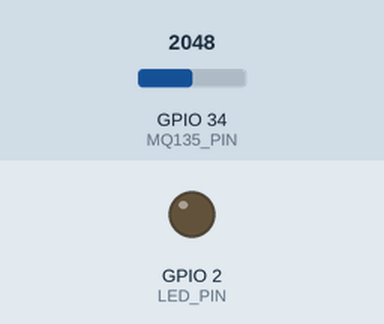
This sketch was run on a simulated ESP32. Parts: output pins drawn as LEDs (lit = HIGH). Dashed ring = blinking. The inputs (shaded band) are chosen by the test bench; at power-on: GPIO 34 (MQ135_PIN) = 2048 (analog values on the 0–4095 scale). WiFi joins after 1.5 s; servers stay silent unless stated; web services answer with replies made up by the test bench; what the sketch prints to the serial monitor is not drawn.

Above: at 0.0 s.
At 2.9 s:
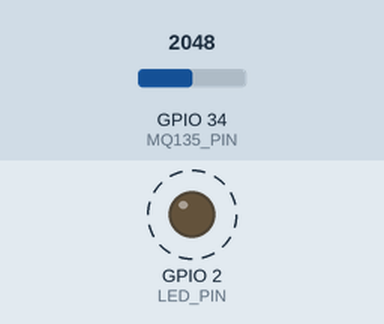
3.0 s: GPIO 34 (MQ135_PIN) set to 1973
8.2 s: GPIO 34 (MQ135_PIN) set to 1030
11.7 s: GPIO 34 (MQ135_PIN) set to 960
Timing chart, 0 to 22.2 s (numbered marks = the images above; inputs shaded):
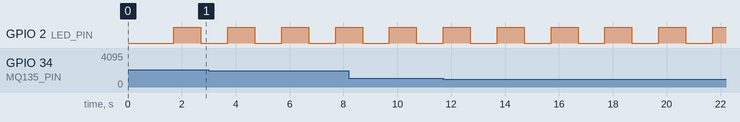

The sketch:

RTOS.ino
```cpp
// Esteban Bernal, Juliana Jiménez, Brian Mendez, Eduardo Meriño y Zharick Mora.
#include <WiFi.h>
#include <HTTPClient.h>


const char* ssid = "ZonaEBC";
const char* password = "123456789";


String apiKey = "BR4UBPMLRJO7QXTT";
const char* server = "http://api.thingspeak.com/update";


#define MQ135_PIN 34
#define LED_PIN 2


int lastADC = 0;
float lastVoltage = 0.0;


void TaskBlink(void *pvParameters) {
  pinMode(LED_PIN, OUTPUT);
  while (true) {
    digitalWrite(LED_PIN, !digitalRead(LED_PIN));
    vTaskDelay(1000 / portTICK_PERIOD_MS);  // 1 s
  }
}


void TaskReadMQ135(void *pvParameters) {
  analogReadResolution(12);
  while (true) {
    int adcValue = analogRead(MQ135_PIN);
    float voltage = adcValue * (3.3 / 4095.0);

    lastADC = adcValue;
    lastVoltage = voltage;

    char airQuality[20];
    if (adcValue < 1000) strcpy(airQuality, "Aire BUENO");
    else if (adcValue < 2000) strcpy(airQuality, "Aire REGULAR");
    else strcpy(airQuality, "Aire MALO");

    Serial.printf("MQ135 -> ADC: %d | Voltaje: %.2f V | Estado: %s\n",
                  adcValue, voltage, airQuality);

    vTaskDelay(2000 / portTICK_PERIOD_MS);  // 2 s
  }
}


void TaskSendThingSpeak(void *pvParameters) {
  while (true) {
    if (WiFi.status() == WL_CONNECTED) {
      HTTPClient http;
      String url = String(server) + "?api_key=" + apiKey +
                   "&field1=" + String(lastADC) +
                   "&field2=" + String(lastVoltage, 2);

      http.begin(url);
      int httpCode = http.GET();
      if (httpCode > 0) {
        Serial.printf("ThingSpeak HTTP: %d\n", httpCode);
      } else {
        Serial.printf("Error al enviar: %s\n",
                      http.errorToString(httpCode).c_str());
      }
      http.end();
    } else {
      Serial.println("WiFi desconectado, intentando reconectar...");
      WiFi.reconnect();
    }

    vTaskDelay(5000 / portTICK_PERIOD_MS);  // 5 s
  }
}

void setup() {
  Serial.begin(115200);
  delay(200);

  Serial.println("\n=== ESP32 + MQ135 + LED + ThingSpeak (RTOS) ===");
  WiFi.begin(ssid, password);
  Serial.print("Conectando a WiFi...");
  while (WiFi.status() != WL_CONNECTED) {
    delay(500);
    Serial.print(".");
  }
  Serial.println("\nWiFi conectado");
  Serial.print("IP: ");
  Serial.println(WiFi.localIP());


  xTaskCreatePinnedToCore(TaskBlink, "Blink", 2048, NULL, 1, NULL, 0);
  xTaskCreatePinnedToCore(TaskReadMQ135, "MQ135", 4096, NULL, 1, NULL, 1);
  xTaskCreatePinnedToCore(TaskSendThingSpeak, "ThingSpeak", 4096, NULL, 1, NULL, 1);
}

void loop() {
}
```

Measured:
- by itself, GPIO 2 (LED_PIN): alternates HIGH for 1.0 s and LOW for 1.0 s
